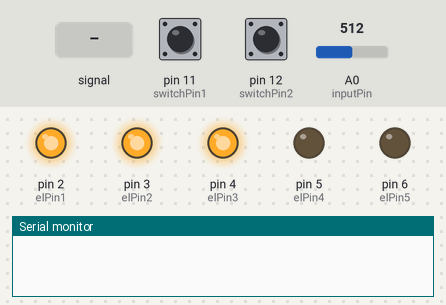
This sketch was run on a simulated Arduino Uno, built with avr-gcc and run on an emulated ATmega328P. Parts: output pins drawn as LEDs (lit = HIGH), the last lines printed to the serial monitor. Dashed ring = blinking. The test bench sets the inputs (shaded band); at power-on: A0 (inputPin) = 512, pin 12 (switchPin2) LOW, pin 11 (switchPin1) LOW.

Above: at 1.2 s.
1.3 s: A0 (inputPin) fed a 200 Hz sine of ±255 counts around its level
At 2.0 s:
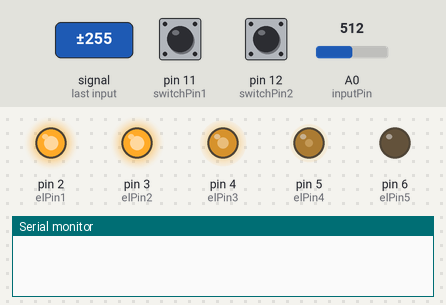
2.8 s: A0 (inputPin) set to 716
At 3.8 s:
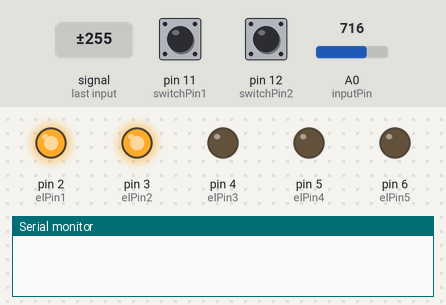
4.3 s: pin 12 (switchPin2) pulled HIGH for 0.15 s
At 4.8 s:
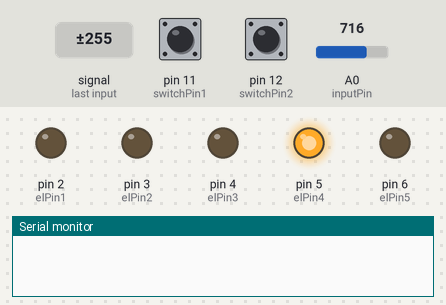
5.9 s: A0 (inputPin) fed a 2 Hz sine of ±306 counts around its level
At 6.15 s:
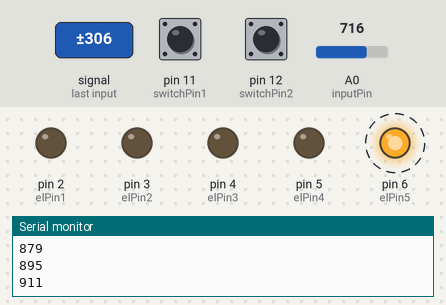
8.9 s: pin 11 (switchPin1) pulled HIGH for 0.15 s
At 9.37 s:
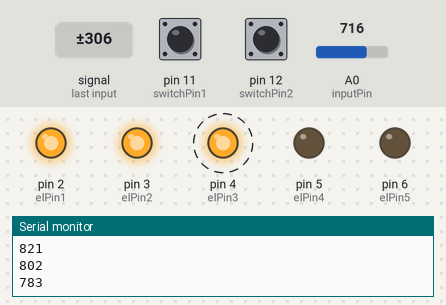
11.9 s: A0 (inputPin) fed a 50 Hz sine of ±306 counts around its level
Timing chart, 0 to 14.6 s (numbered marks = the images above; inputs shaded):
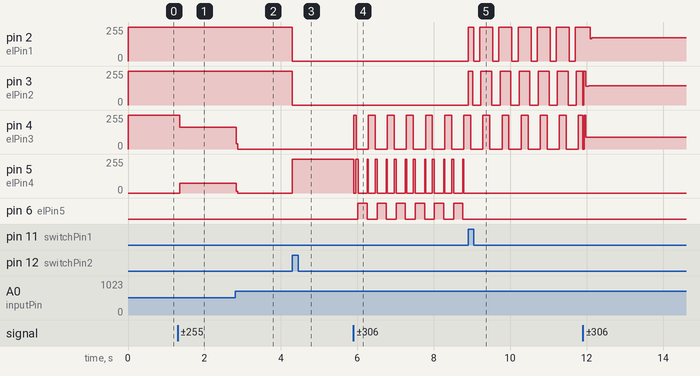

The sketch:

el_pot_pattern1.ino
```cpp
const int numReadings = 10;

int readings[numReadings];      // the readings from the analog input
int index = 0;                  // the index of the current reading
int total = 0;                  // the running total
int average = 0;                // the average

int inputPin = A0;

int switchPin1 = 11;
int switchPin2 = 12;

int elPin1 = 2;
int elPin2 = 3;
int elPin3 = 4;
int elPin4 = 5;
int elPin5 = 6;

int sensVal = 0;
int mapVal1 = 0;
int switchVal1 = 0;
int switchVal2 = 0;

int state = 1;
void setup() {

  pinMode(elPin1, OUTPUT);
  pinMode(elPin2, OUTPUT);
  pinMode(elPin3, OUTPUT);
  pinMode(elPin4, OUTPUT);
  pinMode(elPin5, OUTPUT);
  pinMode(switchPin1, INPUT);
  pinMode(switchPin2, INPUT);

  // initialize serial communication with computer:

  // initialize all the readings to 0:
  for (int thisReading = 0; thisReading < numReadings; thisReading++)
    readings[thisReading] = 0;

  Serial.begin(9600);
}


void loop() {

  // subtract the last reading:
  total= total - readings[index];
  // read from the sensor:
  readings[index] = analogRead(inputPin);
  // add the reading to the total:
  total= total + readings[index];
  // advance to the next position in the array:
  index = index + 1;

  // if we're at the end of the array...
  if (index >= numReadings)
    // ...wrap around to the beginning:
    index = 0;

  // calculate the average:
  average = total / numReadings;
  // send it to the computer as ASCII digits


  mapVal1= map(average, 0, 970, 0, 250);

  sensVal = constrain(mapVal1, 0, 250);

  switchVal1 = digitalRead(switchPin1);
  switchVal2 = digitalRead(switchPin2);

  if (switchVal1 == HIGH && switchVal2 == LOW)
     state = 1;
  if (switchVal1 == LOW && switchVal2 == HIGH)
     state = 2;


  switch (state) {

  case 1:
    if (sensVal >= 0 && sensVal <= 225){
       digitalWrite(elPin1, HIGH);
  }
    else {
       digitalWrite(elPin1, LOW);
  }

    if (sensVal >= 0 && sensVal <= 200){
       digitalWrite(elPin2, HIGH);
  }
    else {
       digitalWrite(elPin2, LOW);
  }
    if (sensVal >= 0 && sensVal <= 150){
       digitalWrite(elPin3, HIGH);
  }
    else {
       digitalWrite(elPin3, LOW);
  }
    if (sensVal >= 0 && sensVal <= 100){
       digitalWrite(elPin4, HIGH);
  }
    else {
       digitalWrite(elPin4, LOW);
  }

    if (sensVal >= 0 && sensVal <= 50){
       digitalWrite(elPin5, HIGH);
  }
    else {
       digitalWrite(elPin5, LOW);
  }
    break;


  case 2:
    if (sensVal >= 0 && sensVal <= 50){
       digitalWrite(elPin1, HIGH);
  }
    else {
       digitalWrite(elPin1, LOW);
  }

    if (sensVal >= 50 && sensVal <= 100){
       digitalWrite(elPin2, HIGH);
  }
    else {
       digitalWrite(elPin2, LOW);
  }
    if (sensVal >= 100 && sensVal <= 150){
       digitalWrite(elPin3, HIGH);
  }
    else {
       digitalWrite(elPin3, LOW);
  }
    if (sensVal >= 150 && sensVal <= 200){
       digitalWrite(elPin4, HIGH);
  }
    else {
       digitalWrite(elPin4, LOW);
  }

    if (sensVal >= 200 && sensVal <= 250){
       digitalWrite(elPin5, HIGH);
  }
    else {
       digitalWrite(elPin5, LOW);

    break;

    }
  Serial.println(average);

}
}
```

Measured:
- after the input at 1.3 s, pin 4 (elPin3): 255/255 → 162/255 after 0.05 s; pin 5 (elPin4): 0/255 → 74/255 after 0.05 s
- after the input at 2.8 s, pin 4 (elPin3): 162/255 → 0/255 at once; pin 5 (elPin4): 74/255 → 0/255 at once
- after the input at 4.3 s, pin 2 (elPin1), pin 3 (elPin2): 255/255 → 0/255 at once; pin 5 (elPin4): 0/255 → 255/255 at once
- after the input at 5.9 s, pin 4 (elPin3): 0/255 → 255/255 at once, then repeats every 0.50 s: 0/255 0.32 s, 255/255 0.18 s; pin 5 (elPin4): 255/255 → 0/255 at once, then repeats every 0.50 s: 255/255 0.05 s, 0/255 0.24 s, 255/255 0.03 s, 0/255 0.18 s; pin 6 (elPin5): alternates HIGH for 0.24 s and LOW for 0.26 s, starting after 0.12 s
- after the input at 8.9 s, pin 2 (elPin1): 0/255 → 255/255 at once, then repeats every 0.50 s: 0/255 0.16 s, 255/255 0.34 s; pin 3 (elPin2): 0/255 → 255/255 at once, then repeats every 0.50 s: 0/255 0.22 s, 255/255 0.28 s; pin 5 (elPin4): stops changing and stays 0/255; pin 6 (elPin5): stops changing and stays LOW
